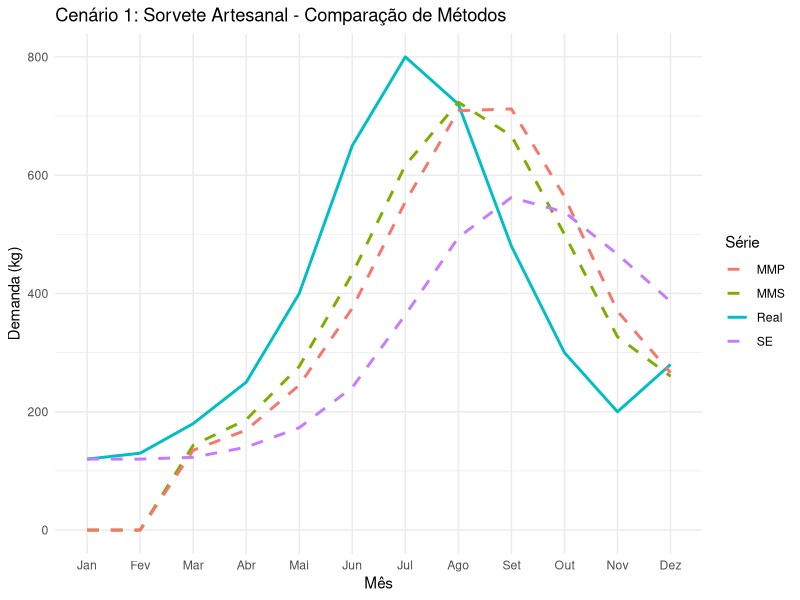
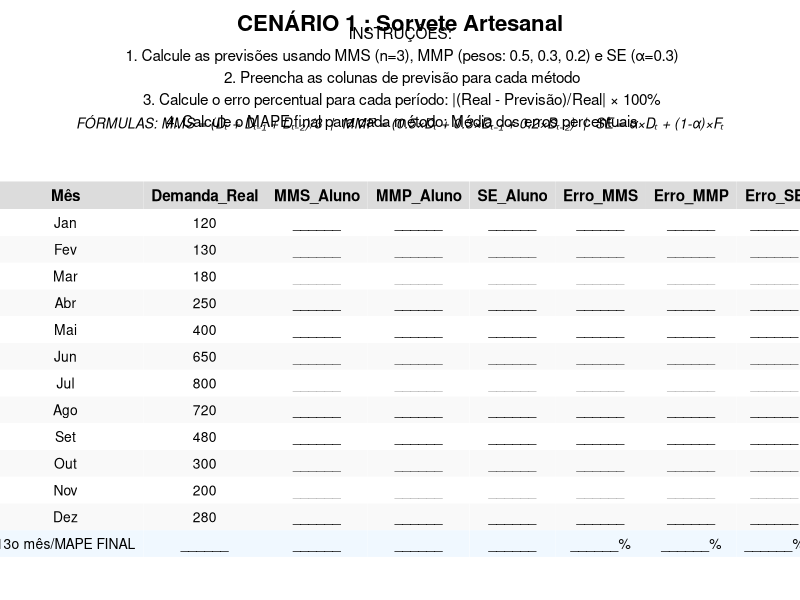
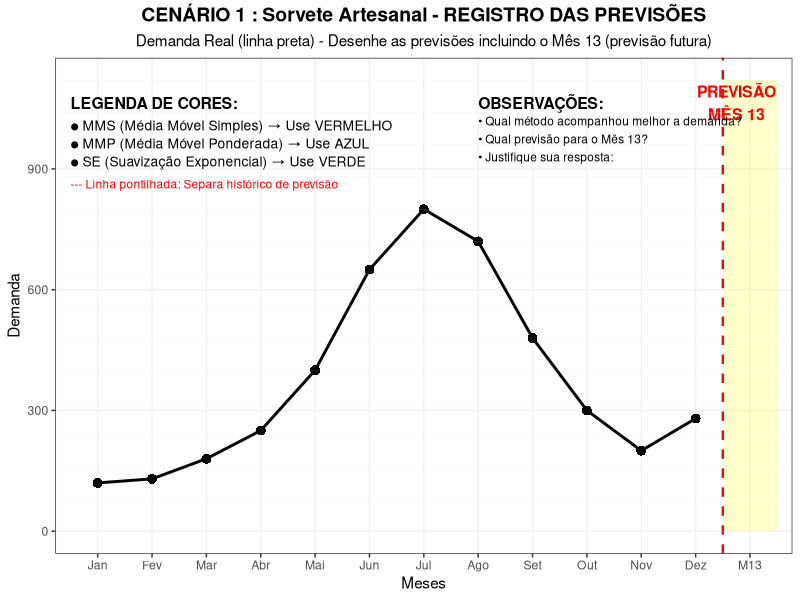

Reproduce these figures in R, in order.
## ---- chunk 1
# Carregar bibliotecas necessárias
library(dplyr)
library(kableExtra)
library(ggplot2)

# FUNÇÕES PARA CÁLCULO DOS MÉTODOS DE PREVISÃO ----------------------------

calcular_mms <- function(dados, n) {
  mms <- numeric(length(dados))
  for(i in n:length(dados)) {
    mms[i] <- mean(dados[(i-n+1):i])
  }
  return(mms)
}

calcular_mmp <- function(dados, pesos) {
  n <- length(pesos)
  mmp <- numeric(length(dados))
  for(i in n:length(dados)) {
    periodo <- dados[(i-n+1):i]
    mmp[i] <- sum(periodo * pesos) / sum(pesos)
  }
  return(mmp)
}

calcular_se <- function(dados, alpha) {
  se <- numeric(length(dados))
  se[1] <- dados[1]  # Inicialização
  for(i in 2:length(dados)) {
    se[i] <- alpha * dados[i-1] + (1-alpha) * se[i-1]
  }
  return(se)
}

calcular_mape <- function(real, previsao) {
  erro <- abs((real - previsao) / real)
  mape <- mean(erro, na.rm = TRUE) * 100
  return(round(mape, 2))
}
## ---- chunk 2
# CENÁRIO 1: SORVETE ARTESANAL --------------------------------------------

# Dados do Cenário 1
meses <- c("Jan", "Fev", "Mar", "Abr", "Mai", "Jun", "Jul", "Ago", "Set", "Out", "Nov", "Dez")
demanda1 <- c(120, 130, 180, 250, 400, 650, 800, 720, 480, 300, 200, 280)

# Cálculos para Cenário 1
mms1 <- calcular_mms(demanda1, 3)
mmp1 <- calcular_mmp(demanda1, c(0.5, 0.3, 0.2))
se1 <- calcular_se(demanda1, 0.3)

# Criar dataframe para Cenário 1
df1 <- data.frame(
  Mês = meses,
  Demanda_Real = demanda1,
  MMS = round(mms1, 1),
  MMP = round(mmp1, 1),
  SE = round(se1, 1)
)

# Calcular MAPE para Cenário 1 (excluindo primeiros meses sem previsão)
mape_mms1 <- calcular_mape(demanda1[4:12], mms1[4:12])
mape_mmp1 <- calcular_mape(demanda1[4:12], mmp1[4:12])
mape_se1 <- calcular_mape(demanda1[2:12], se1[2:12])

# Tabela HTML para Cenário 1
kable(df1, caption = "Cenário 1: Sorvete Artesanal - Previsões de Demanda") %>%
  kable_styling(bootstrap_options = c("striped", "hover"), full_width = FALSE) %>%
  add_header_above(c(" " = 2, "Métodos de Previsão" = 3)) %>%
  footnote(general = paste("MAPE - MMS:", mape_mms1, "%, MMP:", mape_mmp1, "%, SE:", mape_se1, "%"))

# Gráfico para Cenário 1
ggplot(df1, aes(x = factor(Mês, levels = meses))) +
  geom_line(aes(y = Demanda_Real, group = 1, color = "Real"), size = 1) +
  geom_line(aes(y = MMS, group = 1, color = "MMS"), size = 1, linetype = "dashed", na.rm = TRUE) +
  geom_line(aes(y = MMP, group = 1, color = "MMP"), size = 1, linetype = "dashed", na.rm = TRUE) +
  geom_line(aes(y = SE, group = 1, color = "SE"), size = 1, linetype = "dashed", na.rm = TRUE) +
  labs(title = "Cenário 1: Sorvete Artesanal - Comparação de Métodos",
       x = "Mês", y = "Demanda (kg)", color = "Série") +
  theme_minimal()

## ---- chunk 3
# LAYOUT DE IMPRESSÃO EM DUAS PÁGINAS - TABELA CORRIGIDA ------------------

library(gridExtra)
library(grid)
library(ggplot2)
library(dplyr)

# FUNÇÃO PARA PÁGINA 1: DADOS E CÁLCULOS COM CAMPOS VAZIOS -----------------
criar_pagina1_calculos <- function(cenario_num, titulo, descricao, dados_reais) {
  
  # Criar dataframe com campos vazios para preenchimento
  dados_preenchimento <- data.frame(
    Mês = dados_reais$Mês,
    Demanda_Real = dados_reais$Demanda_Real,
    MMS_Aluno = rep("______", 12),
    MMP_Aluno = rep("______", 12),
    SE_Aluno = rep("______", 12),
    Erro_MMS = rep("______", 12),
    Erro_MMP = rep("______", 12),
    Erro_SE = rep("______", 12)
  )
  
  # Adicionar linha para totais e MAPE
  dados_completos <- rbind(
    dados_preenchimento,
    data.frame(
      Mês = "13o mês/MAPE FINAL",
      Demanda_Real = "______",
      MMS_Aluno = "______",
      MMP_Aluno = "______",
      SE_Aluno = "______",
      Erro_MMS = "______%",
      Erro_MMP = "______%", 
      Erro_SE = "______%"
    )
  )
  
  # Criar tabela formatada com campos vazios
  tabela_calculos <- tableGrob(dados_completos, 
                              rows = NULL,
                              theme = ttheme_minimal(
                                base_size = 10,
                                core = list(
                                  fg_params = list(hjust = 0.5, x = 0.5),
                                  bg_params = list(fill = c(rep(c("white", "#f9f9f9"), 6), "#f0f8ff"))
                                ),
                                colhead = list(
                                  fg_params = list(fontface = "bold", fontsize = 11),
                                  bg_params = list(fill = "lightgray", alpha = 0.8)
                                )
                              ))
  
  # Adicionar título e instruções
  titulo_page1 <- textGrob(paste("CENÁRIO", cenario_num, ":", titulo), 
                          gp = gpar(fontsize = 16, fontface = "bold"))
  
  instrucoes <- textGrob(
    paste("INSTRUÇÕES:\n",
          "1. Calcule as previsões usando MMS (n=3), MMP (pesos: 0.5, 0.3, 0.2) e SE (α=0.3)\n",
          "2. Preencha as colunas de previsão para cada método\n", 
          "3. Calcule o erro percentual para cada período: |(Real - Previsão)/Real| × 100%\n",
          "4. Calcule o MAPE final para cada método: Média dos erros percentuais"),
    gp = gpar(fontsize = 11, lineheight = 1.2)
  )
  
   # Fórmulas para referência
   formulas <- textGrob(
     "FÓRMULAS: MMS = (Dₜ + Dₜ₋₁ + Dₜ₋₂)/3  |  MMP = (0.5×Dₜ + 0.3×Dₜ₋₁ + 0.2×Dₜ₋₂)  |  SE = α×Dₜ + (1-α)×Fₜ",
     gp = gpar(fontsize = 10, fontface = "italic")
   )
  
  # Layout da página 1
  grid.arrange(
    titulo_page1,
    instrucoes,
    formulas,
    tabela_calculos,
    nrow = 4,
    heights = c(0.3, 0.4, 0.2, 3)
  )
}

# FUNÇÃO PARA PÁGINA 2: GRÁFICO DE PREVISÕES ------------------------------
#----------------------
criar_pagina2_grafico <- function(cenario_num, titulo, dados_reais) {
  
  # Adicionar o 13º mês para previsão
  meses_completos <- c(dados_reais$Mês, "M13")
  x_breaks <- 1:13
  x_labels <- meses_completos
  
  # Calcular limite y considerando possível aumento na previsão
  y_max <- max(dados_reais$Demanda_Real) * 1.4
  
  # Criar gráfico com eixos e pontos da demanda real
  grafico_previsoes <- ggplot() +
    # Grade de fundo
    theme_bw() +
    
    # Eixos e limites - agora até 13 meses
    scale_x_continuous(breaks = 1:13, labels = meses_completos, expand = c(0.02, 0.02)) +
    scale_y_continuous(limits = c(0, y_max)) +
    
    # Pontos da demanda real (apenas até o 12º mês)
    geom_point(aes(x = 1:12, y = dados_reais$Demanda_Real), 
               size = 3, color = "black", shape = 16) +
    
    # Linha da demanda real (apenas até o 12º mês)
    geom_line(aes(x = 1:12, y = dados_reais$Demanda_Real), 
              color = "black", size = 1, linetype = "solid") +
    
    # Área sombreada para indicar período de previsão futura (mês 13)
    annotate("rect", xmin = 12.5, xmax = 13.5, ymin = 0, ymax = y_max,
             fill = "yellow", alpha = 0.2) +
    
    # Linha vertical para separar histórico de previsão
    geom_vline(xintercept = 12.5, linetype = "dashed", color = "red", size = 0.8) +
    
    # Texto indicando área de previsão
    annotate("text", x = 12.75, y = y_max * 0.95, 
             label = "PREVISÃO\nMÊS 13", 
             color = "red", fontface = "bold", size = 4, hjust = 0.5) +
    
    # Áreas para desenhar as previsões (linhas tracejadas como guia)
    geom_hline(yintercept = seq(0, y_max, length.out = 15), 
               color = "gray90", size = 0.1, alpha = 0.5) +
    
    # Títulos e labels
    labs(
      title = paste("CENÁRIO", cenario_num, ":", titulo, "- REGISTRO DAS PREVISÕES"),
      subtitle = "Demanda Real (linha preta) - Desenhe as previsões incluindo o Mês 13 (previsão futura)",
      x = "Meses",
      y = "Demanda"
    ) +
    
    # Tema
    theme(
      plot.title = element_text(hjust = 0.5, face = "bold", size = 14),
      plot.subtitle = element_text(hjust = 0.5, size = 11),
      panel.grid.major = element_line(color = "gray95"),
      panel.grid.minor = element_blank()
    ) +
    
    # Legenda interativa para cores
    annotate("text", x = 0.5, y = y_max * 0.95, 
             label = "LEGENDA DE CORES:", hjust = 0, fontface = "bold", size = 4) +
    annotate("text", x = 0.5, y = y_max * 0.90, 
             label = "● MMS (Média Móvel Simples) → Use VERMELHO", hjust = 0, size = 3.5) +
    annotate("text", x = 0.5, y = y_max * 0.86, 
             label = "● MMP (Média Móvel Ponderada) → Use AZUL", hjust = 0, size = 3.5) +
    annotate("text", x = 0.5, y = y_max * 0.82, 
             label = "● SE (Suavização Exponencial) → Use VERDE", hjust = 0, size = 3.5) +
    annotate("text", x = 0.5, y = y_max * 0.77, 
             label = "--- Linha pontilhada: Separa histórico de previsão", 
             hjust = 0, size = 3, color = "red") +
    
    # Espaço para anotações
    annotate("text", x = 8, y = y_max * 0.95, 
             label = "OBSERVAÇÕES:", hjust = 0, fontface = "bold", size = 4) +
    annotate("text", x = 8, y = y_max * 0.91, 
             label = "• Qual método acompanhou melhor a demanda?", hjust = 0, size = 3) +
    annotate("text", x = 8, y = y_max * 0.87, 
             label = "• Qual previsão para o Mês 13?", hjust = 0, size = 3) +
    annotate("text", x = 8, y = y_max * 0.83, 
             label = "• Justifique sua resposta:", hjust = 0, size = 3) 

  
  return(grafico_previsoes)
}





# VERSÃO COMBINADA (DUAS PÁGINAS EM UM PDF) -------------------------------

criar_pdf_completo <- function(cenario_num, titulo, dados_reais, nome_arquivo) {
  
  pdf(nome_arquivo, width = 11, height = 8.5)
  
  # Página 1 - Cálculos
  criar_pagina1_calculos(cenario_num, titulo, "", dados_reais)
  
  # Página 2 - Gráfico
  print(criar_pagina2_grafico(cenario_num, titulo, dados_reais))
  
  dev.off()
}

# Gerar PDFs completos
criar_pdf_completo(1, "Sorvete Artesanal", df1, "Cenario1_Sorvete_Completo.pdf")
